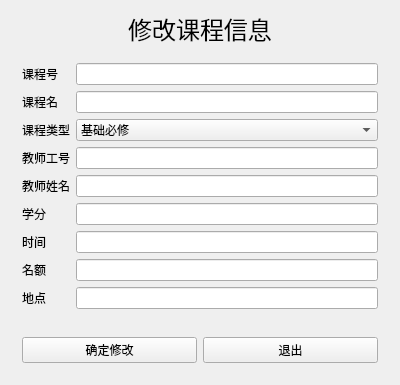
<?xml version="1.0" encoding="UTF-8"?>
<ui version="4.0">
 <class>admin_updateclassinfo</class>
 <widget class="QWidget" name="admin_updateclassinfo">
  <property name="geometry">
   <rect>
    <x>0</x>
    <y>0</y>
    <width>400</width>
    <height>300</height>
   </rect>
  </property>
  <property name="windowTitle">
   <string>admin_updateclassinfo</string>
  </property>
  <layout class="QGridLayout" name="gridLayout">
   <item row="0" column="0">
    <widget class="QLabel" name="label_2">
     <property name="styleSheet">
      <string notr="true">font: 18pt ;</string>
     </property>
     <property name="text">
      <string>修改课程信息</string>
     </property>
     <property name="alignment">
      <set>Qt::AlignCenter</set>
     </property>
    </widget>
   </item>
   <item row="1" column="0">
    <widget class="QWidget" name="widget" native="true">
     <layout class="QFormLayout" name="formLayout">
      <item row="0" column="0">
       <widget class="QLabel" name="label">
        <property name="text">
         <string>课程号</string>
        </property>
       </widget>
      </item>
      <item row="0" column="1">
       <widget class="QLineEdit" name="lineEdit_cno"/>
      </item>
      <item row="1" column="0">
       <widget class="QLabel" name="label_3">
        <property name="text">
         <string>课程名</string>
        </property>
       </widget>
      </item>
      <item row="1" column="1">
       <widget class="QLineEdit" name="lineEdit_cname">
        <property name="frame">
         <bool>true</bool>
        </property>
       </widget>
      </item>
      <item row="2" column="0">
       <widget class="QLabel" name="label_10">
        <property name="text">
         <string>课程类型</string>
        </property>
       </widget>
      </item>
      <item row="2" column="1">
       <widget class="QComboBox" name="comboBox_ctype">
        <item>
         <property name="text">
          <string>基础必修</string>
         </property>
        </item>
        <item>
         <property name="text">
          <string>专业必修</string>
         </property>
        </item>
        <item>
         <property name="text">
          <string>选修</string>
         </property>
        </item>
       </widget>
      </item>
      <item row="3" column="0">
       <widget class="QLabel" name="label_4">
        <property name="text">
         <string>教师工号</string>
        </property>
       </widget>
      </item>
      <item row="3" column="1">
       <widget class="QLineEdit" name="lineEdit_tno">
        <property name="readOnly">
         <bool>false</bool>
        </property>
       </widget>
      </item>
      <item row="4" column="0">
       <widget class="QLabel" name="label_5">
        <property name="text">
         <string>教师姓名</string>
        </property>
       </widget>
      </item>
      <item row="4" column="1">
       <widget class="QLineEdit" name="lineEdit_tname">
        <property name="readOnly">
         <bool>false</bool>
        </property>
       </widget>
      </item>
      <item row="5" column="0">
       <widget class="QLabel" name="label_9">
        <property name="text">
         <string>学分</string>
        </property>
       </widget>
      </item>
      <item row="5" column="1">
       <widget class="QLineEdit" name="lineEdit_credit"/>
      </item>
      <item row="6" column="0">
       <widget class="QLabel" name="label_6">
        <property name="text">
         <string>时间</string>
        </property>
       </widget>
      </item>
      <item row="6" column="1">
       <widget class="QLineEdit" name="lineEdit_ctime"/>
      </item>
      <item row="7" column="0">
       <widget class="QLabel" name="label_7">
        <property name="text">
         <string>名额</string>
        </property>
       </widget>
      </item>
      <item row="7" column="1">
       <widget class="QLineEdit" name="lineEdit_cnum"/>
      </item>
      <item row="8" column="0">
       <widget class="QLabel" name="label_8">
        <property name="text">
         <string>地点</string>
        </property>
       </widget>
      </item>
      <item row="8" column="1">
       <widget class="QLineEdit" name="lineEdit_csite"/>
      </item>
     </layout>
    </widget>
   </item>
   <item row="2" column="0">
    <widget class="QWidget" name="widget_2" native="true">
     <layout class="QHBoxLayout" name="horizontalLayout">
      <item>
       <widget class="QPushButton" name="ensurebtn">
        <property name="text">
         <string>确定修改</string>
        </property>
        <property name="iconSize">
         <size>
          <width>5</width>
          <height>5</height>
         </size>
        </property>
       </widget>
      </item>
      <item>
       <widget class="QPushButton" name="exitbtn">
        <property name="text">
         <string>退出</string>
        </property>
        <property name="iconSize">
         <size>
          <width>5</width>
          <height>5</height>
         </size>
        </property>
       </widget>
      </item>
     </layout>
    </widget>
   </item>
  </layout>
 </widget>
 <layoutdefault spacing="6" margin="11"/>
 <resources/>
 <connections/>
</ui>
